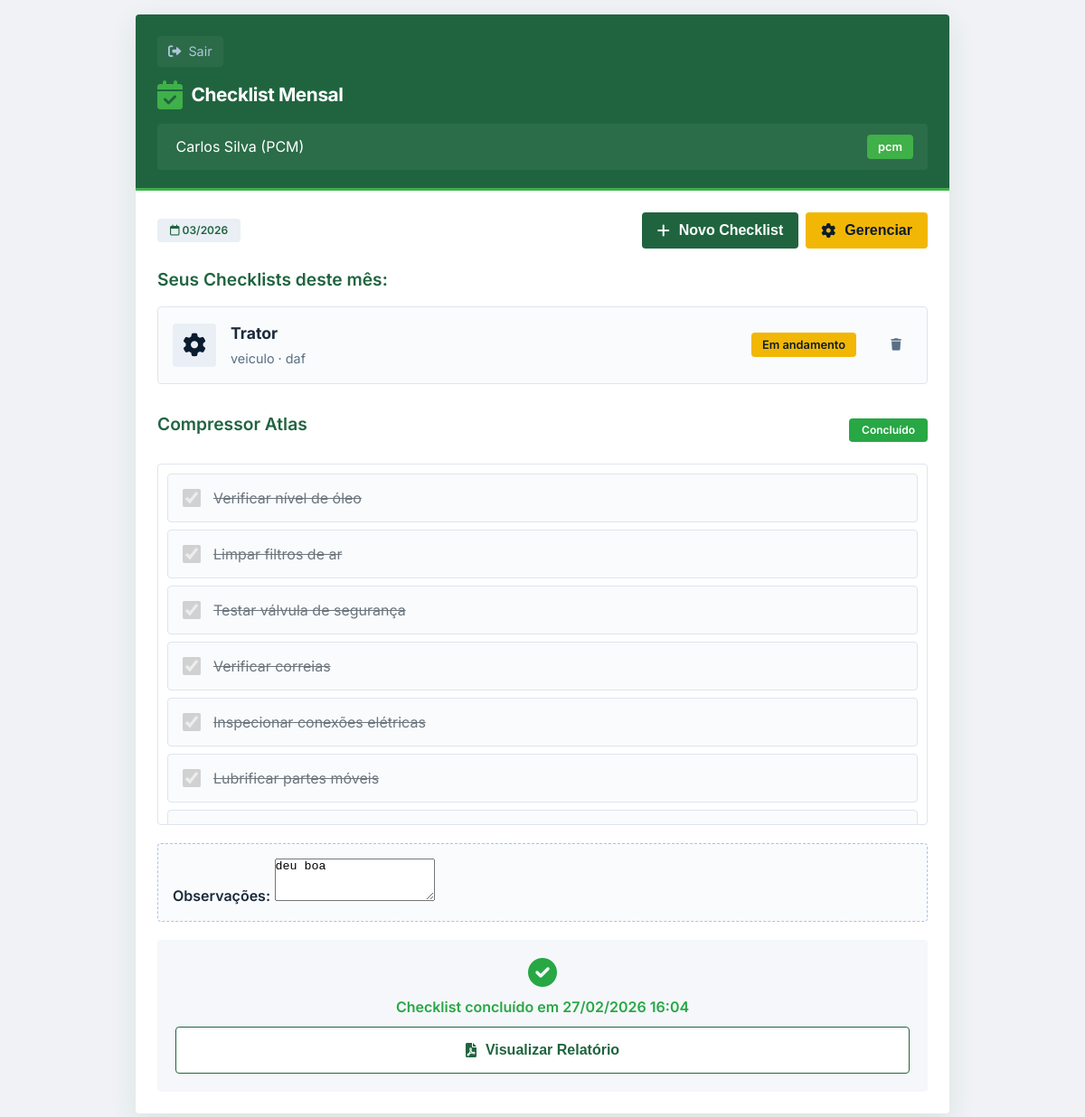
Screenshot of /modulo/checklist?checklist_id=1 (signed in) with the database file from the repository.
### app.py (models this page shows, shortened)
class Usuario(db.Model):
    __tablename__ = 'usuarios'
    id = db.Column(db.Integer, primary_key=True)
    nome = db.Column(db.String(100), nullable=False)
    login = db.Column(db.String(50), unique=True, nullable=False)
    senha = db.Column(db.String(100), nullable=False)
    perfil = db.Column(db.String(20), nullable=False)  # 'manutentor', 'pcm', 'operador'
    modulo_acesso = db.Column(db.String(50))  # 'leitura', 'checklist', 'corretivas', 'todos'

class Checklist(db.Model):
    __tablename__ = 'checklists'
    id = db.Column(db.Integer, primary_key=True)
    equipamento_id = db.Column(db.Integer, db.ForeignKey('equipamentos.id'))
    mes_ano = db.Column(db.String(7))  # MM/YYYY
    operador_id = db.Column(db.Integer, db.ForeignKey('usuarios.id'))
    status = db.Column(db.String(20), default='pendente')  # 'pendente', 'concluido'
    observacoes = db.Column(db.Text)
    data_execucao = db.Column(db.DateTime)
    equipamento = db.relationship('Equipamento')
    operador = db.relationship('Usuario')

class Equipamento(db.Model):
    __tablename__ = 'equipamentos'
    id = db.Column(db.Integer, primary_key=True)
    nome = db.Column(db.String(100), nullable=False)
    modelo = db.Column(db.String(50))
    fabricante = db.Column(db.String(100))
    tipo = db.Column(db.String(50))
    manual_pdf = db.Column(db.String(200))
    data_cadastro = db.Column(db.DateTime, default=datetime.utcnow)

class ItemChecklist(db.Model):
    __tablename__ = 'itens_checklist'
    id = db.Column(db.Integer, primary_key=True)
    checklist_id = db.Column(db.Integer, db.ForeignKey('checklists.id'))
    descricao = db.Column(db.String(200), nullable=False)
    concluido = db.Column(db.Boolean, default=False)
    checklist = db.relationship('Checklist', backref='itens')

### app.py (the view)
@app.route('/modulo/checklist')
@login_required
@modulo_required('checklist')
def modulo_checklist():
    usuario = Usuario.query.get(session['usuario_id'])
    data_atual = datetime.now()
    mes_ano = data_atual.strftime('%m/%Y')
    novo = request.args.get('new', type=int)
    checklists = Checklist.query.filter_by(
        operador_id=usuario.id,
        mes_ano=mes_ano
    ).all()
    checklist_id = request.args.get('checklist_id', type=int)
    if novo or not checklists:
        checklist = None
    elif checklist_id:
        checklist = Checklist.query.get(checklist_id)
    else:
        checklist = checklists[0] if checklists else None
    equipamentos = Equipamento.query.all()
    return render_template('modulo_checklist.html',
                         usuario=usuario,
                         checklist=checklist,
                         checklists=checklists,  # Passa a lista completa
                         equipamentos=equipamentos,
                         mes_ano=mes_ano)

### app.py (called while the page is built)
def login_required(f):
    @wraps(f)
    def decorated_function(*args, **kwargs):
        if 'usuario_id' not in session:
            return redirect(url_for('index'))
        return f(*args, **kwargs)
    return decorated_function

def modulo_required(modulo):
    def decorator(f):
        @wraps(f)
        def decorated_function(*args, **kwargs):
            if 'usuario_id' not in session:
                return redirect(url_for('index'))
            usuario = Usuario.query.get(session['usuario_id'])
            if usuario.modulo_acesso != 'todos' and usuario.modulo_acesso != modulo:
                return redirect(url_for('index'))
            return f(*args, **kwargs)
        return decorated_function
    return decorator

### templates/modulo_checklist.html (shortened to what this page needs)
<!DOCTYPE html>
<html lang="pt-BR">
<head>
    <link rel="stylesheet" href="https://cdnjs.cloudflare.com/ajax/libs/font-awesome/6.0.0-beta3/css/all.min.css">
    <link rel="stylesheet" href="{{ url_for('static', filename='css/modulo_checklist.css') }}">
</head>
<body>
<div class="app-container">
    <div class="screen">
        <div class="header-aguia">
            <div class="back-button" onclick="window.location.href='/'">
                <i class="fas fa-sign-out-alt"></i> Sair
            </div>
            <div class="header-logo" style="font-size:1.3rem;">
                <i class="fas fa-calendar-check"></i> Checklist Mensal
            </div>
            <div class="user-info">
                <span> {{ usuario.nome }} ({{ usuario.perfil|upper }})</span>
                <span class="badge">{{ usuario.perfil }}</span>
            </div>
        </div>
        <div class="content-padded">
            <div style="display:flex; justify-content: space-between; align-items: center; margin-bottom: 20px;">
                <span class="status-tag"><i class="far fa-calendar"></i> {{ mes_ano }}</span>
                <div style="display: flex; gap: 8px;">
                    <button class="btn" style="width: auto; padding: 10px 16px;" onclick="window.location.href='/modulo/checklist?new=1'">
                        <i class="fas fa-plus"></i> Novo Checklist
                    </button>
                    {% if usuario.perfil == 'pcm' %}
                    <button class="btn" style="width: auto; padding: 10px 16px; background: #f2b705; color: #0a1c2f;" onclick="abrirModalGerenciarEquipamentos()">
                        <i class="fas fa-cog"></i> Gerenciar
                    </button>
                    {% endif %}
                </div>
            </div>
            {% if checklists and checklists|length > 0 and not request.args.get('new') %}
                <h3>Seus Checklists deste mês:</h3>
                <div style="margin-bottom: 20px;">
                    {% for chk in checklists %}
                    <div class="equipamento-card" style="cursor: pointer; position: relative;">
                        <div onclick="window.location.href='/modulo/checklist?checklist_id={{ chk.id }}'" style="display: flex; align-items: center; gap: 16px; flex: 1;">
                            <div class="equipamento-icon">
                                {% if 'daf' in chk.equipamento.nome|lower %}
                                <i class="fas fa-truck"></i>
                                {% else %}
                                <i class="fas fa-cog"></i>
                                {% endif %}
                            </div>
                            <div class="equipamento-info">
                                <h4>{{ chk.equipamento.nome }}</h4>
                                <p>{{ chk.equipamento.modelo }} · {{ chk.equipamento.fabricante }}</p>
                            </div>
                            <div class="status-badge {% if chk.status == 'pendente' %}status-pendente{% else %}status-concluido{% endif %}">
                                {% if chk.status == 'pendente' %}Em andamento{% else %}Concluído{% endif %}
                            </div>
                        </div>
                        {% if usuario.perfil == 'pcm' %}
                        <div class="equipamento-actions" style="margin-left: 10px;">
                            <button class="action-btn delete" onclick="event.stopPropagation(); confirmarExcluirChecklist({{ chk.id }}, '{{ chk.equipamento.nome }}')" title="Excluir checklist">
                                <i class="fas fa-trash"></i>
                            </button>
                        </div>
                        {% endif %}
                    </div>
                    {% endfor %}
                </div>
            {% endif %}
            {% if checklist %}
                <div style="margin-top: 30px;">
                    <div style="display:flex; justify-content: space-between; align-items: center; margin-bottom: 15px;">
                        <h3>{{ checklist.equipamento.nome }}</h3>
                        {% if checklist.status == 'pendente' %}
                        <span class="status-tag dourado">Em andamento</span>
                        {% else %}
                        <span class="status-tag" style="background:#28a745; color:white;">Concluído</span>
                        {% endif %}
                    </div>
                    <div style="max-height: 400px; overflow-y: auto; border: 1px solid #e0e5ec; border-radius: 4px; padding: 10px;">
                        {% for item in checklist.itens %}
                        <div class="checklist-item">
                            <input type="checkbox"
                                   {% if item.concluido %}checked{% endif %}
                                   {% if checklist.status == 'concluido' %}disabled{% endif %}
                                   onchange="atualizarItem({{ checklist.id }}, {{ item.id }}, this.checked)">
                            <span style="{% if item.concluido %}text-decoration: line-through; color:#6c757d;{% endif %}">
                                {{ item.descricao }}
                            </span>
                        </div>
                        {% endfor %}
                    </div>
                    <div class="obs-box">
                        <label style="font-weight:600;">Observações:</label>
                        <textarea rows="3" id="observacoes" placeholder="Registre observações importantes..."
                                  {% if checklist.status == 'concluido' %}readonly{% endif %}>{{ checklist.observacoes or '' }}</textarea>
                    </div>
                    {% if checklist.status == 'pendente' %}
                    <button class="btn btn-dourado" onclick="finalizarChecklist({{ checklist.id }})">
                        <i class="fas fa-envelope"></i> Concluir & Enviar Relatório
                    </button>
                    {% else %}
                    <div style="text-align: center; padding: 20px; background: #f5f7fa; border-radius: 4px; margin-top: 20px;">
                        <i class="fas fa-check-circle" style="color: #28a745; font-size: 2rem; margin-bottom: 10px;"></i>
                        <p style="color: #28a745; font-weight: 600;">
                            Checklist concluído em {{ checklist.data_execucao.strftime('%d/%m/%Y %H:%M') if checklist.data_execucao else '' }}
                        </p>
                        <button class="btn btn-outline" style="margin-top:10px;" onclick="visualizarRelatorio({{ checklist.id }})">
                            <i class="fas fa-file-pdf"></i> Visualizar Relatório
                        </button>
                    </div>
                    {% endif %}
                </div>
            {% endif %}
        </div>
    </div>
</div>
</body>
</html>

### static/css/modulo_checklist.css (style rules this page uses)
* { margin: 0; padding: 0; box-sizing: border-box; }
body { font-family: 'Inter', sans-serif; background: #f0f2f5; color: #1a2a3a; line-height: 1.5; min-height: 100vh; padding: 16px; }
.app-container { max-width: 900px; width: 100%; margin: 0 auto; }
.screen { background: white; border-radius: 4px; box-shadow: 0 10px 30px rgba(32, 100, 63, 0.1); overflow: hidden; }
.header-aguia { background: #20643f; color: white; padding: 24px 24px 20px 24px; border-bottom: 3px solid #40b049; }
.header-logo { display: flex; align-items: center; gap: 10px; font-weight: 700; font-size: 1.5rem; letter-spacing: -0.02em; margin-bottom: 4px; }
.header-logo i { font-size: 2rem; color: #40b049; }
.back-button { display: inline-flex; align-items: center; gap: 8px; color: #b0c4de; font-size: 0.9rem; margin-bottom: 15px; cursor: pointer; padding: 6px 12px; background: rgba(255,255,255,0.05); border-radius: 4px; width: fit-content; transition: 0.2s; }
.user-info { background: rgba(255,255,255,0.05); padding: 12px 16px; border-radius: 4px; margin-top: 16px; display: flex; align-items: center; justify-content: space-between; }
.badge { background: #40b049; color: white; padding: 4px 12px; border-radius: 4px; font-weight: 600; font-size: 0.8rem; }
.content-padded { padding: 24px; }
h3 { font-size: 1.2rem; font-weight: 600; color: #20643f; margin-bottom: 15px; }
.status-tag { background: #e9eff5; border-radius: 4px; padding: 4px 14px; font-weight: 600; font-size: 0.75rem; display: inline-block; color: #20643f; }
.checklist-item { background: #f9fbfd; border: 1px solid #e0e5ec; border-radius: 4px; padding: 14px 16px; margin-bottom: 8px; display: flex; align-items: center; gap: 14px; }
.checklist-item input[type="checkbox"] { width: 20px; height: 20px; accent-color: #40b049; }
.obs-box { background: #f9fbfd; border-radius: 4px; padding: 16px; border: 1px dashed #b0c4de; margin: 20px 0; }
.btn { background: #20643f; border: none; color: white; padding: 16px 24px; border-radius: 4px; font-weight: 600; font-size: 1rem; width: 100%; text-align: center; display: inline-flex; align-items: center; justify-content: center; gap: 10px; cursor: pointer; transition: 0.15s; border: 1px solid transparent; }
.btn-outline { background: white; color: #20643f; border: 1px solid #20643f; }

### templates/modulo_checklist.html (style rules this page uses)
.equipamento-card { background: #f9fbfd; border: 1px solid #e0e5ec; border-radius: 4px; padding: 16px; margin-bottom: 12px; display: flex; align-items: center; gap: 16px; transition: all 0.2s; position: relative; }
.equipamento-icon { width: 48px; height: 48px; background: #e9eff5; border-radius: 4px; display: flex; align-items: center; justify-content: center; color: #0a1c2f; font-size: 1.6rem; }
.equipamento-info { flex: 1; }
.equipamento-info h4 { font-size: 1.1rem; margin-bottom: 4px; }
.equipamento-info p { color: #5a6f84; font-size: 0.9rem; }
.equipamento-actions { display: flex; gap: 8px; margin-left: auto; }
.action-btn { background: none; border: none; width: 36px; height: 36px; border-radius: 4px; display: flex; align-items: center; justify-content: center; cursor: pointer; transition: all 0.2s; color: #5a6f84; }
.status-badge { padding: 4px 12px; border-radius: 4px; font-size: 0.8rem; font-weight: 600; }
.status-pendente { background: #f2b705; color: #0a1c2f; }

### rows the page displays
Usuario: nome "Carlos Silva", perfil "PCM", perfil "pcm"
Checklist: equipamento.nome "Trator", equipamento.modelo "veiculo", equipamento.fabricante "daf", status "Em andamento"
Equipamento: equipamento.nome "Compressor Atlas"
ItemChecklist: concluido "☑", descricao "Verificar nível de óleo"
ItemChecklist: concluido "☑", descricao "Limpar filtros de ar"
ItemChecklist: concluido "☑", descricao "Testar válvula de segurança"
ItemChecklist: concluido "☑", descricao "Verificar correias"
ItemChecklist: concluido "☑", descricao "Inspecionar conexões elétricas"
ItemChecklist: concluido "☑", descricao "Lubrificar partes móveis"
Checklist: status+observacoes "deu boa", data_execucao "27/02/2026 16:04"
